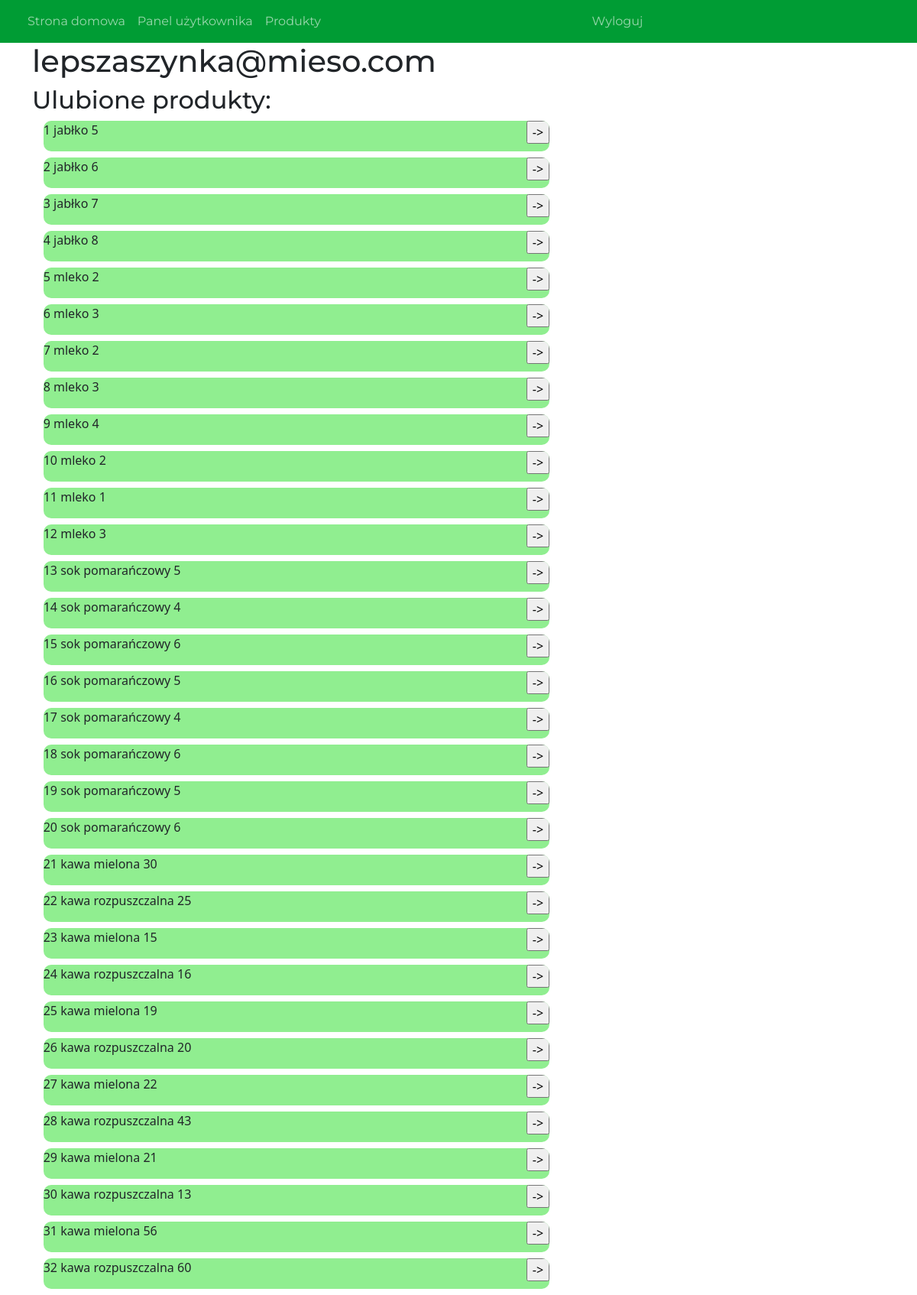
Page /fav_products (signed in) on the committed database.
### main.py (models this page shows, shortened)
class User(UserMixin, db.Model):
    id = db.Column(db.Integer, primary_key=True)
    nickname = db.Column(db.String(NICKNAME_LENGTH_MAX))
    email = db.Column(db.String(EMAIL_LENGTH_MAX))
    password = db.Column(db.String(PASSWORD_LENGTH_MAX))
    age = db.Column(db.Integer)
    sex = db.Column(db.String(1))
    is_admin = db.Column(db.Integer)    #admin = 1, user = 0

class Product(db.Model):
    id = db.Column(db.Integer, primary_key=True)
    name = db.Column(db.String(100))
    shop_name = db.Column(db.String(SHOP_NAME_LENGTH_MAX))
    price = db.Column(db.Integer)####shoud be REAL!!!!
    mark  = db.Column(db.String(100))

### main.py (the view)
@app.route('/fav_products', methods = ['GET','POST'])
def fav_products():
    records = []
    products = Product.query.all()
    records.append(products)
    return render_template('fav_products.html',records=records)

### main.py (called while the page is built)
@login_manager.user_loader
def load_user(user_id):
    return User.query.get(int(user_id))

### templates/fav_products.html (shortened to what this page needs)
{% extends "layout.html" %}
{% block content %}
    <h1>{{ current_user.email }}</h1>
    <h2>Ulubione produkty:</h2>
    {% for record in records[0] %}
    <div class="ramka5form">
        <div class="left">
        <p>{{record.id}} {{record.name}} {{record.price}}</p>
        </div>
        <div class="right">
        <form class="move" action="/show_product" method="post">
            <input class="go" type="submit" value="->">
        </form>
        </div>
    </div>
    {% endfor %}
{% endblock content %}

### templates/fav_products.html (style rules this page uses)
.left { float: left; }
.right { float: right; }
.ramka4form,.ramka5form { float: left; z-index: 3; height: 2vh; width: 45vw; background: lightgreen; position: relative; border-radius: 10px; margin-bottom: 1vh; overflow: hidden; margin-left: 2%; }
.ramka5form { height: 5vh; width: 90%; overflow-y: hidden; word-wrap: break-word; }

### rows in the picture
User: email "lepszaszynka@mieso.com"
Product: id "1", name "jabłko", price "5"
Product: id "2", name "jabłko", price "6"
Product: id "3", name "jabłko", price "7"
Product: id "4", name "jabłko", price "8"
Product: id "5", name "mleko", price "2"
Product: id "6", name "mleko", price "3"
Product: id "7", name "mleko", price "2"
Product: id "8", name "mleko", price "3"
Product: id "9", name "mleko", price "4"
Product: id "10", name "mleko", price "2"
Product: id "11", name "mleko", price "1"
Product: id "12", name "mleko", price "3"
Product: id "13", name "sok pomarańczowy", price "5"
Product: id "14", name "sok pomarańczowy", price "4"
Product: id "15", name "sok pomarańczowy", price "6"
Product: id "16", name "sok pomarańczowy", price "5"
Product: id "17", name "sok pomarańczowy", price "4"
Product: id "18", name "sok pomarańczowy", price "6"
Product: id "19", name "sok pomarańczowy", price "5"
Product: id "20", name "sok pomarańczowy", price "6"
Product: id "21", name "kawa mielona", price "30"
Product: id "22", name "kawa rozpuszczalna", price "25"
Product: id "23", name "kawa mielona", price "15"
Product: id "24", name "kawa rozpuszczalna", price "16"
Product: id "25", name "kawa mielona", price "19"
Product: id "26", name "kawa rozpuszczalna", price "20"
Product: id "27", name "kawa mielona", price "22"
Product: id "28", name "kawa rozpuszczalna", price "43"
Product: id "29", name "kawa mielona", price "21"
Product: id "30", name "kawa rozpuszczalna", price "13"
Product: id "31", name "kawa mielona", price "56"
Product: id "32", name "kawa rozpuszczalna", price "60"
